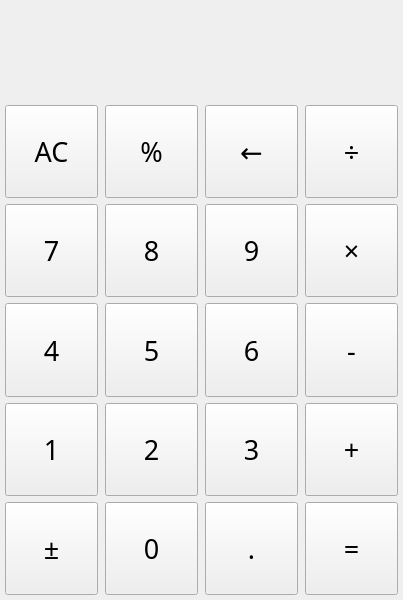
<?xml version="1.0" encoding="UTF-8"?>
<ui version="4.0">
 <class>MainWindow</class>
 <widget class="QMainWindow" name="MainWindow">
  <property name="geometry">
   <rect>
    <x>0</x>
    <y>0</y>
    <width>403</width>
    <height>600</height>
   </rect>
  </property>
  <property name="font">
   <font>
    <family>Source Code Pro</family>
    <pointsize>20</pointsize>
   </font>
  </property>
  <property name="windowTitle">
   <string>Calculator</string>
  </property>
  <property name="unifiedTitleAndToolBarOnMac">
   <bool>false</bool>
  </property>
  <widget class="QWidget" name="centralwidget">
   <layout class="QGridLayout">
    <property name="leftMargin">
     <number>0</number>
    </property>
    <property name="topMargin">
     <number>0</number>
    </property>
    <property name="rightMargin">
     <number>0</number>
    </property>
    <property name="bottomMargin">
     <number>0</number>
    </property>
    <item row="0" column="0">
     <layout class="QGridLayout" name="gridLayoutInput" rowstretch="0,0,0,0,0,0,0">
      <property name="sizeConstraint">
       <enum>QLayout::SetDefaultConstraint</enum>
      </property>
      <property name="leftMargin">
       <number>5</number>
      </property>
      <property name="topMargin">
       <number>5</number>
      </property>
      <property name="rightMargin">
       <number>5</number>
      </property>
      <property name="bottomMargin">
       <number>5</number>
      </property>
      <property name="horizontalSpacing">
       <number>7</number>
      </property>
      <item row="6" column="3">
       <widget class="QPushButton" name="pushButtonEqual">
        <property name="sizePolicy">
         <sizepolicy hsizetype="Preferred" vsizetype="Preferred">
          <horstretch>0</horstretch>
          <verstretch>0</verstretch>
         </sizepolicy>
        </property>
        <property name="text">
         <string>=</string>
        </property>
       </widget>
      </item>
      <item row="6" column="0">
       <widget class="QPushButton" name="pushButtonPlusMinus">
        <property name="sizePolicy">
         <sizepolicy hsizetype="Preferred" vsizetype="Preferred">
          <horstretch>0</horstretch>
          <verstretch>0</verstretch>
         </sizepolicy>
        </property>
        <property name="text">
         <string>±</string>
        </property>
       </widget>
      </item>
      <item row="6" column="2">
       <widget class="QPushButton" name="pushButtonDot">
        <property name="sizePolicy">
         <sizepolicy hsizetype="Preferred" vsizetype="Preferred">
          <horstretch>0</horstretch>
          <verstretch>0</verstretch>
         </sizepolicy>
        </property>
        <property name="text">
         <string>.</string>
        </property>
       </widget>
      </item>
      <item row="6" column="1">
       <widget class="QPushButton" name="pushButtonZero">
        <property name="sizePolicy">
         <sizepolicy hsizetype="Preferred" vsizetype="Preferred">
          <horstretch>0</horstretch>
          <verstretch>0</verstretch>
         </sizepolicy>
        </property>
        <property name="text">
         <string>0</string>
        </property>
       </widget>
      </item>
      <item row="2" column="3">
       <widget class="QPushButton" name="pushButtonDivide">
        <property name="sizePolicy">
         <sizepolicy hsizetype="Preferred" vsizetype="Preferred">
          <horstretch>0</horstretch>
          <verstretch>0</verstretch>
         </sizepolicy>
        </property>
        <property name="text">
         <string>÷</string>
        </property>
       </widget>
      </item>
      <item row="2" column="0">
       <widget class="QPushButton" name="pushButtonAC">
        <property name="sizePolicy">
         <sizepolicy hsizetype="Preferred" vsizetype="Preferred">
          <horstretch>0</horstretch>
          <verstretch>0</verstretch>
         </sizepolicy>
        </property>
        <property name="text">
         <string>AC</string>
        </property>
       </widget>
      </item>
      <item row="3" column="0">
       <widget class="QPushButton" name="pushButtonSeven">
        <property name="sizePolicy">
         <sizepolicy hsizetype="Preferred" vsizetype="Preferred">
          <horstretch>0</horstretch>
          <verstretch>0</verstretch>
         </sizepolicy>
        </property>
        <property name="text">
         <string>7</string>
        </property>
       </widget>
      </item>
      <item row="4" column="3">
       <widget class="QPushButton" name="pushButtonSubstract">
        <property name="sizePolicy">
         <sizepolicy hsizetype="Preferred" vsizetype="Preferred">
          <horstretch>0</horstretch>
          <verstretch>0</verstretch>
         </sizepolicy>
        </property>
        <property name="text">
         <string>-</string>
        </property>
       </widget>
      </item>
      <item row="5" column="0">
       <widget class="QPushButton" name="pushButtonOne">
        <property name="sizePolicy">
         <sizepolicy hsizetype="Preferred" vsizetype="Preferred">
          <horstretch>0</horstretch>
          <verstretch>0</verstretch>
         </sizepolicy>
        </property>
        <property name="text">
         <string>1</string>
        </property>
       </widget>
      </item>
      <item row="4" column="0">
       <widget class="QPushButton" name="pushButtonFour">
        <property name="sizePolicy">
         <sizepolicy hsizetype="Preferred" vsizetype="Preferred">
          <horstretch>0</horstretch>
          <verstretch>0</verstretch>
         </sizepolicy>
        </property>
        <property name="text">
         <string>4</string>
        </property>
       </widget>
      </item>
      <item row="3" column="3">
       <widget class="QPushButton" name="pushButtonMultiply">
        <property name="sizePolicy">
         <sizepolicy hsizetype="Preferred" vsizetype="Preferred">
          <horstretch>0</horstretch>
          <verstretch>0</verstretch>
         </sizepolicy>
        </property>
        <property name="text">
         <string>×</string>
        </property>
       </widget>
      </item>
      <item row="4" column="2">
       <widget class="QPushButton" name="pushButtonSix">
        <property name="sizePolicy">
         <sizepolicy hsizetype="Preferred" vsizetype="Preferred">
          <horstretch>0</horstretch>
          <verstretch>0</verstretch>
         </sizepolicy>
        </property>
        <property name="text">
         <string>6</string>
        </property>
       </widget>
      </item>
      <item row="4" column="1">
       <widget class="QPushButton" name="pushButtonFive">
        <property name="sizePolicy">
         <sizepolicy hsizetype="Preferred" vsizetype="Preferred">
          <horstretch>0</horstretch>
          <verstretch>0</verstretch>
         </sizepolicy>
        </property>
        <property name="text">
         <string>5</string>
        </property>
       </widget>
      </item>
      <item row="3" column="1">
       <widget class="QPushButton" name="pushButtonEight">
        <property name="sizePolicy">
         <sizepolicy hsizetype="Preferred" vsizetype="Preferred">
          <horstretch>0</horstretch>
          <verstretch>0</verstretch>
         </sizepolicy>
        </property>
        <property name="text">
         <string>8</string>
        </property>
       </widget>
      </item>
      <item row="2" column="1">
       <widget class="QPushButton" name="pushButtonPercent">
        <property name="sizePolicy">
         <sizepolicy hsizetype="Preferred" vsizetype="Preferred">
          <horstretch>0</horstretch>
          <verstretch>0</verstretch>
         </sizepolicy>
        </property>
        <property name="text">
         <string>%</string>
        </property>
       </widget>
      </item>
      <item row="3" column="2">
       <widget class="QPushButton" name="pushButtonNine">
        <property name="sizePolicy">
         <sizepolicy hsizetype="Preferred" vsizetype="Preferred">
          <horstretch>0</horstretch>
          <verstretch>0</verstretch>
         </sizepolicy>
        </property>
        <property name="text">
         <string>9</string>
        </property>
       </widget>
      </item>
      <item row="2" column="2">
       <widget class="QPushButton" name="pushButtonBackSpace">
        <property name="sizePolicy">
         <sizepolicy hsizetype="Preferred" vsizetype="Preferred">
          <horstretch>0</horstretch>
          <verstretch>0</verstretch>
         </sizepolicy>
        </property>
        <property name="text">
         <string>←</string>
        </property>
       </widget>
      </item>
      <item row="5" column="3">
       <widget class="QPushButton" name="pushButtonAdd">
        <property name="sizePolicy">
         <sizepolicy hsizetype="Preferred" vsizetype="Preferred">
          <horstretch>0</horstretch>
          <verstretch>0</verstretch>
         </sizepolicy>
        </property>
        <property name="text">
         <string>+</string>
        </property>
       </widget>
      </item>
      <item row="5" column="1">
       <widget class="QPushButton" name="pushButtonTwo">
        <property name="sizePolicy">
         <sizepolicy hsizetype="Preferred" vsizetype="Preferred">
          <horstretch>0</horstretch>
          <verstretch>0</verstretch>
         </sizepolicy>
        </property>
        <property name="text">
         <string>2</string>
        </property>
       </widget>
      </item>
      <item row="5" column="2">
       <widget class="QPushButton" name="pushButtonThree">
        <property name="sizePolicy">
         <sizepolicy hsizetype="Preferred" vsizetype="Preferred">
          <horstretch>0</horstretch>
          <verstretch>0</verstretch>
         </sizepolicy>
        </property>
        <property name="text">
         <string>3</string>
        </property>
       </widget>
      </item>
      <item row="0" column="0" colspan="4">
       <widget class="QLabel" name="labelExpression">
        <property name="sizePolicy">
         <sizepolicy hsizetype="Preferred" vsizetype="Maximum">
          <horstretch>0</horstretch>
          <verstretch>0</verstretch>
         </sizepolicy>
        </property>
        <property name="font">
         <font>
          <pointsize>16</pointsize>
         </font>
        </property>
        <property name="text">
         <string/>
        </property>
        <property name="alignment">
         <set>Qt::AlignRight|Qt::AlignTrailing|Qt::AlignVCenter</set>
        </property>
       </widget>
      </item>
      <item row="1" column="0" colspan="4">
       <widget class="QLabel" name="labelResult">
        <property name="sizePolicy">
         <sizepolicy hsizetype="Preferred" vsizetype="Maximum">
          <horstretch>0</horstretch>
          <verstretch>0</verstretch>
         </sizepolicy>
        </property>
        <property name="font">
         <font>
          <pointsize>32</pointsize>
         </font>
        </property>
        <property name="text">
         <string/>
        </property>
        <property name="alignment">
         <set>Qt::AlignRight|Qt::AlignTrailing|Qt::AlignVCenter</set>
        </property>
       </widget>
      </item>
     </layout>
    </item>
   </layout>
  </widget>
 </widget>
 <resources/>
 <connections/>
</ui>
